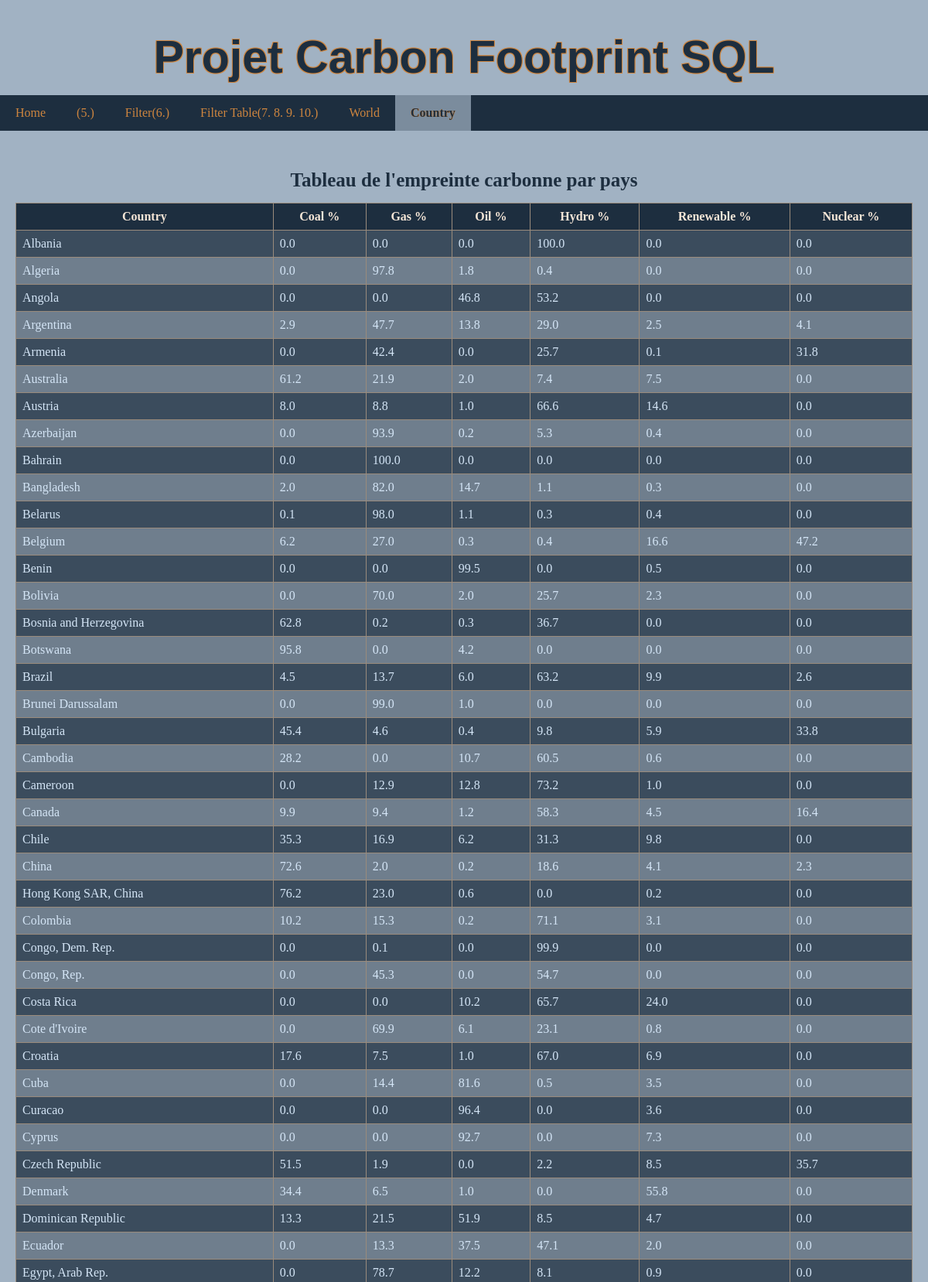
/country (upper part), run on the app's committed database.
### tables this page shows
CREATE TABLE Country (
	Country VARCHAR(50),
	Coal REAL,
	Gas REAL,
	Oil REAL,
	Hydro REAL,
	Renewable REAL,
	Nuclear REAL
);

### app/app.py (the view)
@app.route('/country')
def country_index():
    table_name = 'Country'
    query = f"SELECT * FROM {table_name}"
    query_result = query_database(query)
    cols = query_database(f"PRAGMA table_info({table_name});")
    title = "Tableau de l'empreinte carbonne par pays"
    return render_template('simple.html', query_results=query_result, cols = cols, title=title, active_tab='country')

### app/app.py (called while the page is built)
def query_database(query):
    try:
        conn = sqlite3.connect(DATABASE)
        c = conn.cursor()
        c.execute(query)
        data = c.fetchall()
        conn.close()
        return data
    except sqlite3.Error as e:
        return f"An error occurred: {e}"

### app/templates/simple.html
{% extends "base.html" %}
{% block content %}
    <table>
      <caption>{{ title }}</caption>
      <thead>
        <tr>
          <th>{{ cols[0][1] }}</th>
          {% for col in cols[1:] %}
            <th>{{ col[1] }} %</th>
          {% endfor %}
        </tr>
      </thead>
      <tbody>
        {% for cell in query_results %}
          <tr>
            {% for i in range(7) %}
              <td>{{ cell[i] }}</td>
            {% endfor %}
          </tr>
        {% endfor %}
    </tbody>
    </table>
  </body>
</html>
{% endblock %}

### app/static/main.css (style rules this page uses)
body { font-family: Georgia, 'Times New Roman', Times, serif,Arial, sans-serif; background-color: #a1b2c3; color: #d4e5f6; margin: 0; }
table { width: 100%; border-collapse: collapse; margin-top: 20px; }
th, td { border: 1px solid #9a8b7c; padding: 8px; }
th { background-color: #1d2e3f; color: #f5e6d7; margin-top: 10px; }
tr:nth-child(even) { background-color: #6f7e8d; }
tr:nth-child(odd) { background-color: #3b4c5d; }
caption { padding: 10px 0 15px 0; color:#1d2e3f; font-weight:bold; font-size:25px; }

### data on the page
Country: Country "Albania" "0.0" "0.0" "0.0" "100.0" "0.0" "0.0"
Country: Country "Algeria" "0.0" "97.8" "1.8" "0.4" "0.0" "0.0"
Country: Country "Angola" "0.0" "0.0" "46.8" "53.2" "0.0" "0.0"
Country: Country "Argentina" "2.9" "47.7" "13.8" "29.0" "2.5" "4.1"
Country: Country "Armenia" "0.0" "42.4" "0.0" "25.7" "0.1" "31.8"
Country: Country "Australia" "61.2" "21.9" "2.0" "7.4" "7.5" "0.0"
Country: Country "Austria" "8.0" "8.8" "1.0" "66.6" "14.6" "0.0"
Country: Country "Azerbaijan" "0.0" "93.9" "0.2" "5.3" "0.4" "0.0"
Country: Country "Bahrain" "0.0" "100.0" "0.0" "0.0" "0.0" "0.0"
Country: Country "Bangladesh" "2.0" "82.0" "14.7" "1.1" "0.3" "0.0"
Country: Country "Belarus" "0.1" "98.0" "1.1" "0.3" "0.4" "0.0"
Country: Country "Belgium" "6.2" "27.0" "0.3" "0.4" "16.6" "47.2"
Country: Country "Benin" "0.0" "0.0" "99.5" "0.0" "0.5" "0.0"
Country: Country "Bolivia" "0.0" "70.0" "2.0" "25.7" "2.3" "0.0"
Country: Country "Bosnia and Herzegovina" "62.8" "0.2" "0.3" "36.7" "0.0" "0.0"
Country: Country "Botswana" "95.8" "0.0" "4.2" "0.0" "0.0" "0.0"
Country: Country "Brazil" "4.5" "13.7" "6.0" "63.2" "9.9" "2.6"
Country: Country "Brunei Darussalam" "0.0" "99.0" "1.0" "0.0" "0.0" "0.0"
Country: Country "Bulgaria" "45.4" "4.6" "0.4" "9.8" "5.9" "33.8"
Country: Country "Cambodia" "28.2" "0.0" "10.7" "60.5" "0.6" "0.0"
Country: Country "Cameroon" "0.0" "12.9" "12.8" "73.2" "1.0" "0.0"
Country: Country "Canada" "9.9" "9.4" "1.2" "58.3" "4.5" "16.4"
Country: Country "Chile" "35.3" "16.9" "6.2" "31.3" "9.8" "0.0"
Country: Country "China" "72.6" "2.0" "0.2" "18.6" "4.1" "2.3"
Country: Country "Hong Kong SAR, China" "76.2" "23.0" "0.6" "0.0" "0.2" "0.0"
Country: Country "Colombia" "10.2" "15.3" "0.2" "71.1" "3.1" "0.0"
Country: Country "Congo, Dem. Rep." "0.0" "0.1" "0.0" "99.9" "0.0" "0.0"
Country: Country "Congo, Rep." "0.0" "45.3" "0.0" "54.7" "0.0" "0.0"
Country: Country "Costa Rica" "0.0" "0.0" "10.2" "65.7" "24.0" "0.0"
Country: Country "Cote d'Ivoire" "0.0" "69.9" "6.1" "23.1" "0.8" "0.0"
Country: Country "Croatia" "17.6" "7.5" "1.0" "67.0" "6.9" "0.0"
Country: Country "Cuba" "0.0" "14.4" "81.6" "0.5" "3.5" "0.0"
Country: Country "Curacao" "0.0" "0.0" "96.4" "0.0" "3.6" "0.0"
Country: Country "Cyprus" "0.0" "0.0" "92.7" "0.0" "7.3" "0.0"
Country: Country "Czech Republic" "51.5" "1.9" "0.0" "2.2" "8.5" "35.7"
Country: Country "Denmark" "34.4" "6.5" "1.0" "0.0" "55.8" "0.0"
Country: Country "Dominican Republic" "13.3" "21.5" "51.9" "8.5" "4.7" "0.0"
Country: Country "Ecuador" "0.0" "13.3" "37.5" "47.1" "2.0" "0.0"
Country: Country "Egypt, Arab Rep." "0.0" "78.7" "12.2" "8.1" "0.9" "0.0"

### other printed values
{{ title }} "Tableau de l'empreinte carbonne par pays"
{{ cols[0][1] }} "Country"
{{ col[1] }} "Coal" "Gas" "Oil" "Hydro" "Renewable" "Nuclear"
